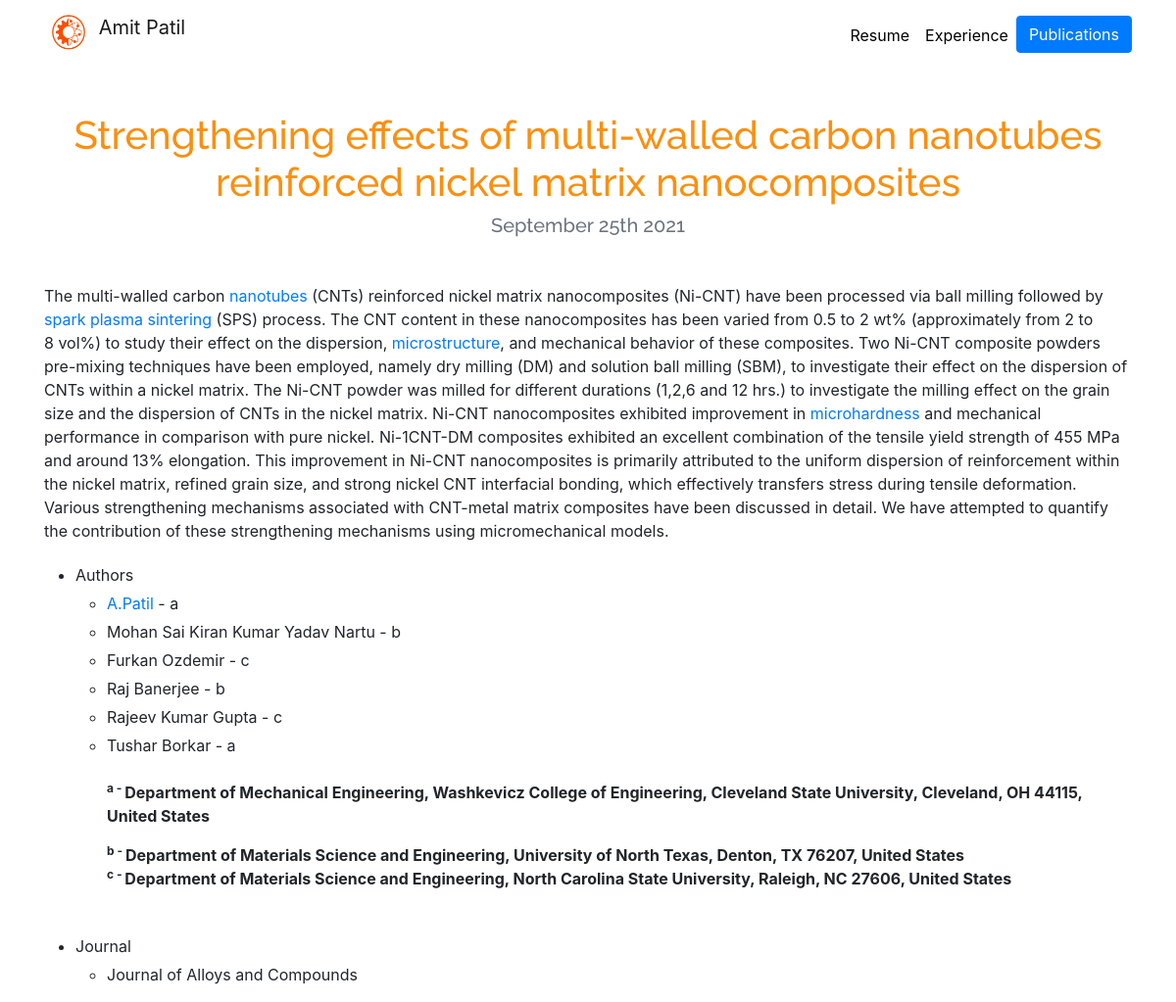
Screenshot of /blog/12/ with the database file from the repository.
### blog/models.py (models this page shows, shortened)
class Blog(models.Model):
    title = models.CharField(max_length=200)
    description = models.CharField(max_length=250000)
    url = models.URLField(blank=True)
    date = models.DateField(blank=True)

### blog/views.py (the view)
# urls.py: path('<int:blog_id>/', views.detail, name='detail'),
def detail(request, blog_id):
    blog = get_object_or_404(Blog, pk=blog_id)
    return render(request, 'blog/detail.html', {'blog': blog})

### blog/templates/blog/detail.html
{% extends "portfolio/base.html" %}
{% load static %}
{% block content %}
<div class="container">
  <h1 class="text-center mt-5" id="blogdetailtitle">{{ blog.title }}</h1>
  <h5 class="text-center text-muted mb-5">{{ blog.date|date:'F jS Y' }}</h5>
  <p class="blogdescription">
    {{ blog.description|safe }}
  </p>
</div>
{% endblock %}

### portfolio/static/portfolio/assets/css/style.css (style rules this page uses)
body { font-family: "Open Sans", sans-serif; color: #272829; }
a { color: #007bff; text-decoration: none; }
li { padding-top: 5px; }
h1, h2, h3, h4, h5, h6 { font-family: "Raleway", sans-serif; }
#blogdetailtitle { color: #fb8f0e }
.blogdescription { font-size: 1.25em; }

### rows the page displays
Blog: title "Strengthening effects of multi-walled carbon nanotubes reinforced nickel matrix nanocomposites", date "September 25th 2021", description "The multi-walled carbon nanotubes (CNTs) reinforced nickel matrix nanocomposites (Ni-CNT) have been processed via ball milling followed by spark plasma sintering (SPS) process. The CNT content in these nanocomposites has been varied from 0.5 to 2 wt% (approximately from 2 to 8 vol%) to study their effect on the dispersion, microstructure , and mechanical behavior of these composites. Two Ni-CNT composite powders pre-mixing techniques have been employed, namely dry milling (DM) and solution ball milling (SBM), to investigate their effect on the dispersion of CNTs within a nickel matrix. The Ni-CNT powder was milled for different durations (1,2,6 and 12 hrs.) to investigate the milling effect…"
